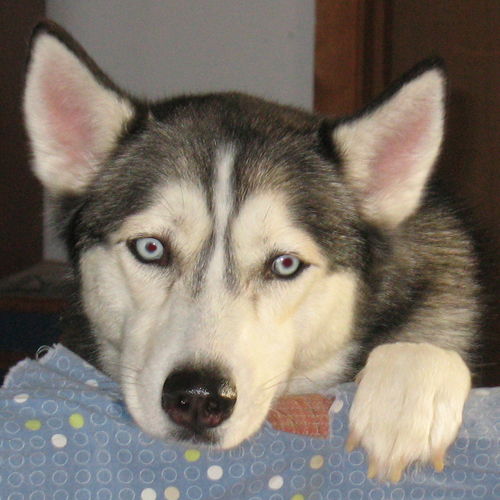
#> input picture dog.jpg, 500 x 500 px
$ python 25_template_matching.py
#> lines starting #> are read from the running program, lines starting #| are printed output that depends on the picture; after the words box and inside, x2 and y2 are one past the last pixel; in counts of white or black regions, pixels touching at a corner belong together
import cv2
import numpy as np

dog = cv2.imread("dog.jpg")
#> dog is the input picture: shape (500, 500, 3); mean B, G, R 106.4, 116.2, 124.9
dog_grey = cv2.cvtColor(dog, cv2.COLOR_BGR2GRAY)
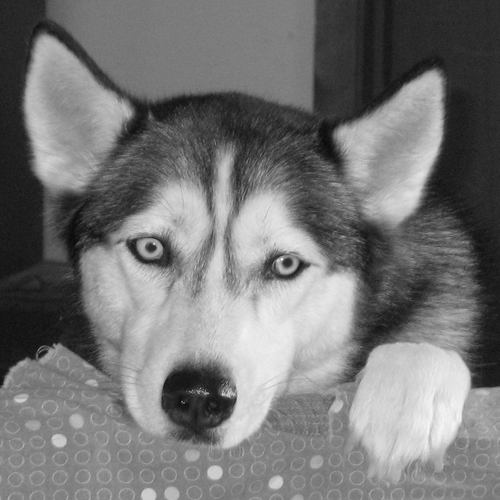
#> dog_grey: shape (500, 500); min 2, max 254, mean 117.7
dog_eye = cv2.imread("dog_eye.jpg", 0)
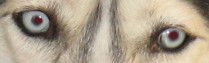
#> input picture dog_eye.jpg, 209 x 63 px
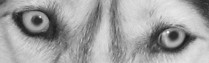
#> dog_eye: shape (63, 209); min 24, max 250, mean 160.5

w, h = dog_eye.shape[::-1]
#> w = 209; h = 63

res = cv2.matchTemplate(dog_grey, dog_eye, cv2.TM_CCORR_NORMED )
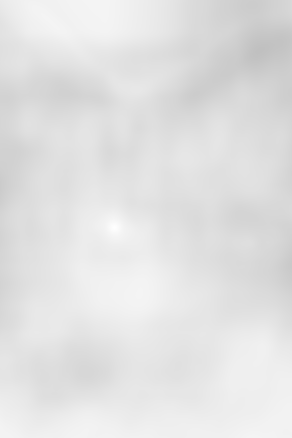
#> res: shape (438, 292) float32; min 0.755, max 1, mean 0.887

threshold = 0.99;
loc = np.where(res >= threshold)
#> loc = 21 positions, rows 225 to 229, columns 112 to 116

for pt in zip(*loc[::-1]):
    cv2.rectangle(dog, pt, (pt[0] + w, pt[1] + h), (0,255,0), 1)
#> this loop made 21 passes
#> pt on passes 1 to 12: (113, 225), (114, 225), (115, 225), (112, 226), (113, 226), (114, 226), (115, 226), (116, 226), (112, 227), (113, 227), (114, 227), (115, 227)
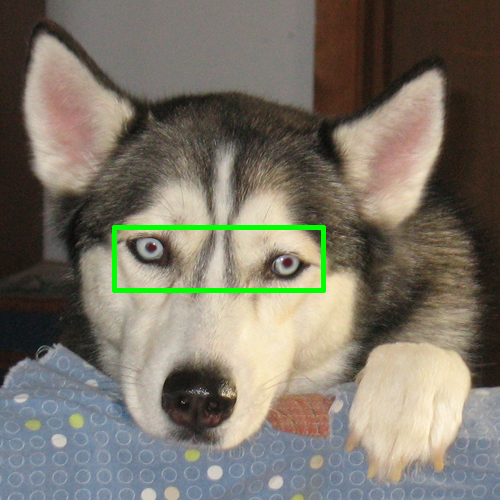
#> dog: shape (500, 500, 3); 1.09% of pixels changed, all inside (x1, y1, x2, y2) = (112, 225, 326, 293)

cv2.imshow("img", dog)
cv2.waitKey(0)
cv2.destroyAllWindows()
